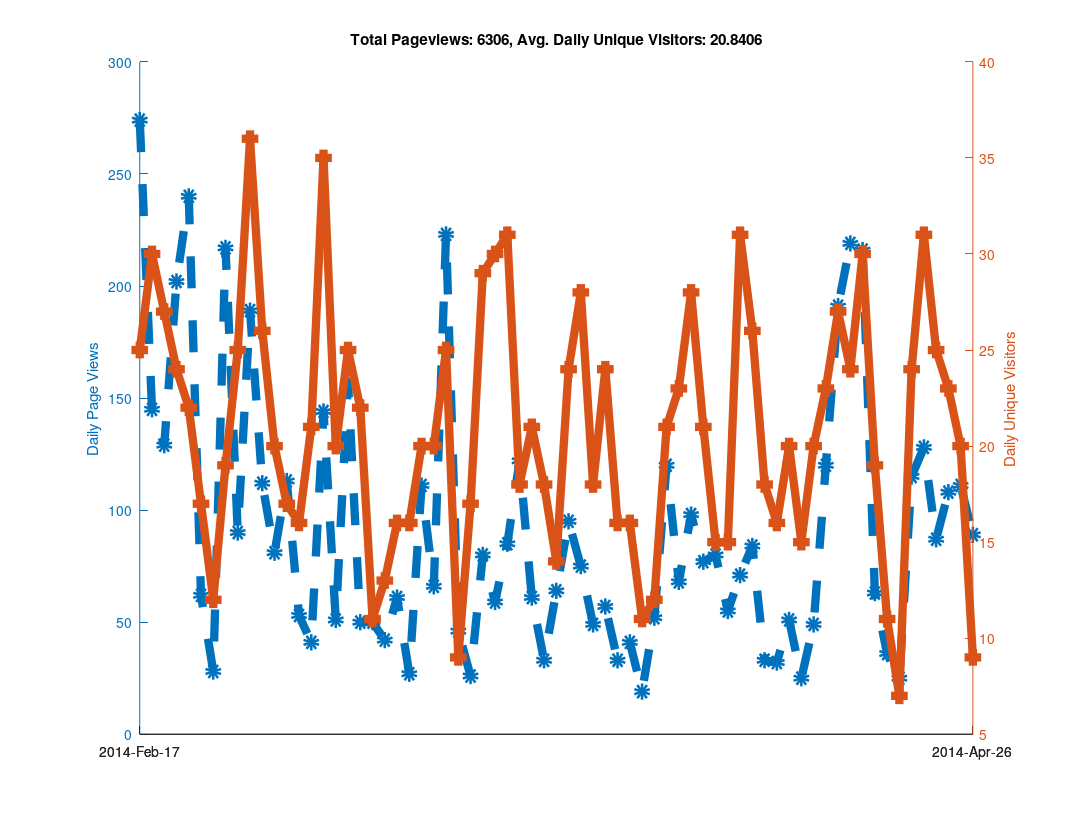

Write the MATLAB code that produced this figure.
clear all
clf
hold on

% Github has a "traffic" page now, but it doesn't seem like you can
% put in an arbitrary date range?  When I looked at it, it showed the
% numbers of unique visitors and views for the last two weeks only...
% So as long as I check back at least once every two weeks I can keep
% a record of it?  Great...

% https://github.com/libMesh/libmesh/graphs/traffic

% Date, Views, Unique Visitors
data = {
    '2014-Feb-17', 274, 25
    '2014-Feb-18', 145, 30
    '2014-Feb-19', 129, 27
    '2014-Feb-20', 202, 24
    '2014-Feb-21', 240, 22
    '2014-Feb-22', 62,  17
    '2014-Feb-23', 28,  12
    '2014-Feb-24', 217, 19
    '2014-Feb-25', 90,  25
    '2014-Feb-26', 189, 36
    '2014-Feb-27', 112, 26
    '2014-Feb-28', 81,  20
    '2014-Mar-01', 113, 17
    '2014-Mar-02', 53,  16
    '2014-Mar-03', 41,  21
    '2014-Mar-04', 144, 35
    '2014-Mar-05', 51,  20
    '2014-Mar-06', 157, 25
    '2014-Mar-07', 50,  22
    '2014-Mar-08', 50,  11
    '2014-Mar-09', 42,  13
    '2014-Mar-10', 61,  16
    '2014-Mar-11', 27,  16
    '2014-Mar-12', 111, 20
    '2014-Mar-13', 66,  20
    '2014-Mar-14', 223, 25
    '2014-Mar-15', 46,   9
    '2014-Mar-16', 26,  17
    '2014-Mar-17', 80,  29
    '2014-Mar-18', 59,  30
    '2014-Mar-19', 85,  31
    '2014-Mar-20', 122, 18
    '2014-Mar-21', 61,  21
    '2014-Mar-22', 33,  18
    '2014-Mar-23', 64,  14
    '2014-Mar-24', 95,  24
    '2014-Mar-25', 75,  28
    '2014-Mar-26', 49,  18
    '2014-Mar-27', 57,  24
    '2014-Mar-28', 33,  16
    '2014-Mar-29', 41,  16
    '2014-Mar-30', 19,  11
    '2014-Mar-31', 52,  12
    '2014-Apr-01', 120, 21
    '2014-Apr-02', 68,  23
    '2014-Apr-03', 98,  28
    '2014-Apr-04', 77,  21
    '2014-Apr-05', 80,  15
    '2014-Apr-06', 55,  15
    '2014-Apr-07', 71,  31
    '2014-Apr-08', 84,  26
    '2014-Apr-09', 33,  18
    '2014-Apr-10', 32,  16
    '2014-Apr-11', 51,  20
    '2014-Apr-12', 25,  15
    '2014-Apr-13', 49,  20
    '2014-Apr-14', 120, 23
    '2014-Apr-15', 191, 27
    '2014-Apr-16', 219, 24
    '2014-Apr-17', 216, 30
    '2014-Apr-18', 63,  19
    '2014-Apr-19', 36,  11
    '2014-Apr-20', 25,   7
    '2014-Apr-21', 115, 24
    '2014-Apr-22', 128, 31
    '2014-Apr-23', 87,  25
    '2014-Apr-24', 108, 23
    '2014-Apr-25', 111, 20
    '2014-Apr-26', 89,   9
    };

% length works like you would expect it to for cell arrays.
N=length(data);

% Can't plot string data automatically?
x=linspace(1,N,N);

% Note the extra square brackets!  This seems to be required (at least
% in Octave) to catch the output of data{:,2} as an array.
views = [data{:,2}];
visitors = [data{:,3}];

% Only way to set linestyles with plotyy is after the fact, apparently.
% plotyy returns the axis handle first, followed by the two plot handles.
[haxis, h1, h2] = plotyy(x, views, x, visitors);

% Label the axes
ylabel (haxis(1), 'Daily Page Views');
ylabel (haxis(2), 'Daily Unique Visitors');

% Totaling unique visitors doesn't really mean much...
title (['Total Pageviews: ', num2str(sum(views)), ', Avg. Daily Unique Visitors: ', num2str(mean(visitors))]);

% Make thick lines - this looks better in PDF
set([h1, h2], 'linewidth', 6);

% Turn on markers
set(h1, 'marker', 'o');
set(h2, 'marker', 's');

% Set marker size
set([h1, h2], 'markersize', 6);

% Make dashed line?  Aquaterm doesn't seem to properly display this, but it
% does work in the PDF!
set(h1, 'linestyle', '--');

% Set the xticks and labels so that it shows dates instead of numbers.
xticksat = [1 N];
set(haxis, 'xtick', xticksat);

for i=1:length(xticksat)
  xtlabels{i} = data{xticksat(i), 1};
end
set(haxis, 'xticklabel', xtlabels);

% Print to PDF
set (gcf, "paperposition", [0.25, 0.25, 10.75, 8.25]);
set (gcf, "papersize", [11, 8.5]);
set (gcf, "paperorientation", 'landscape');

% Make a PDF of this plot.
print('-dpdf', 'github_traffic.pdf', '-FHelvetica:20');
